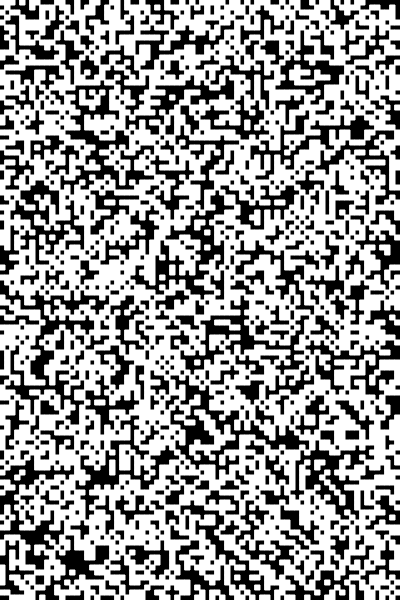
Frame 1 (no input)
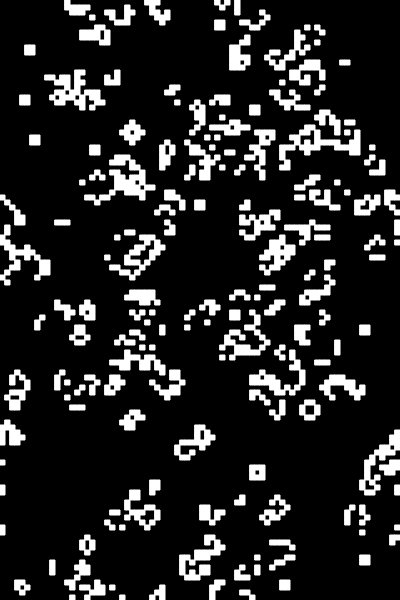
Frame 60 (no input)
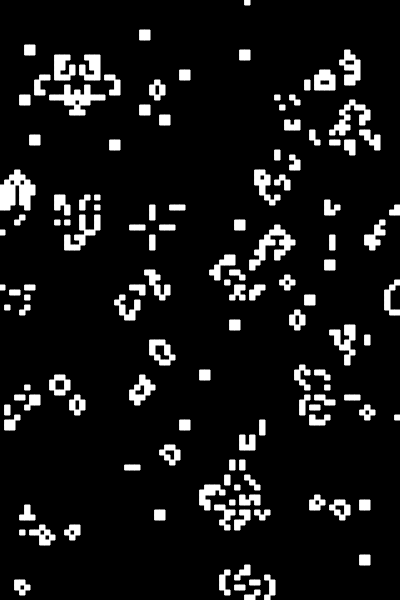
Frame 120 (the mouse pressed at the canvas centre since frame 60)

The p5.js sketch that drew these frames (run headless with seeded random() and noise() and a simulated clock; from frame 60 on, the mouse is pressed at the canvas centre):

// p5.js sketch
// ── sketch.js
function make2DArray(cols, rows) {
    let arr = new Array(cols);
    for (let i = 0; i < arr.length; i++){
        arr[i] = new Array(rows);
    }
    return arr;
}

let grid;
let cols;
let rows;
let resolution = 5;

function setup() {
    createCanvas(400, 600);
    cols = width / resolution;
    rows = height / resolution;

    grid = make2DArray(cols,rows);
    for (let i = 0; i < cols; i++){
        for(let j = 0; j < rows; j++){
            grid[i][j] = floor(random(2));
        }
    }
}

function draw() {
    background(0);
    
    for( let i = 0; i < cols; i++){
        for( let j = 0; j < rows; j++){
            let x = i * resolution;
            let y = j * resolution;
            if (grid[i][j] == 1){
                fill(255);
                stroke(255);
                rect(x, y, resolution, resolution);
            }
        }
    }

    let next = make2DArray(cols, rows);

    for (let i = 0; i < cols; i++) {
        for (let j = 0; j < rows; j++) {
                let state = grid[i][j];
                let sum = 0;
                let neighbors = countNeighbors(grid, i, j);

                if (state == 0 && neighbors == 3) {
                    next[i][j] = 1;
                } else if (state == 1 && (neighbors < 2 || neighbors > 3)) {
                    next[i][j] = 0;
                } else {
                    next[i][j] = state;
                }
        }

    }
    grid = next;
}

function countNeighbors(grid, x, y){
    let sum = 0;
    for( let i = -1; i < 2; i++){
        for( let j = -1; j < 2; j++){
          let col = ( x + i + cols) % cols;
          let row = (y + j + rows) % rows; 
            
            sum += grid[col][row];
        }
    }
    sum -= grid[x][y];
    return sum;
}
